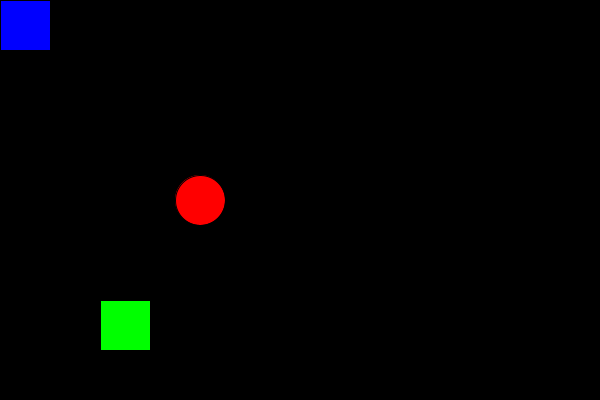
Frame 1 (no input)
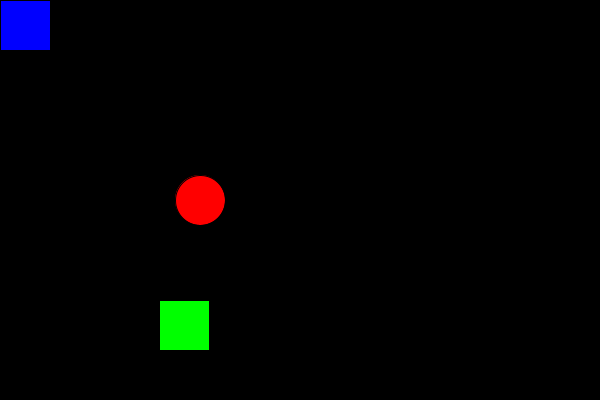
Frame 60 (the mouse pressed at the canvas centre just before this capture)
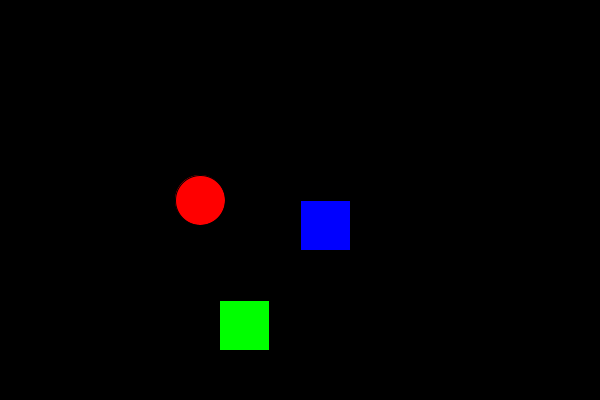
Frame 120 (the mouse held since frame 60 and released just before this capture)

The Processing sketch that drew these frames (run headless with seeded random() and noise(); from frame 60 on, the mouse is pressed at the canvas centre):

// Processing sketch: Comencemos_a_pintar_2
// ── Comencemos_a_pintar_2.pde
int x;
color Cbola = color(255, 0, 0);

void setup() {
  size(600, 400); 
  x = 100;
}

void draw() {
  background(0);
  //Cuadrado Azul
  fill(0, 0, 255);
  rect(mouseX, mouseY, 50, 50);
  //Redonda Roja
  fill(Cbola);
  ellipse(200, 200, 50, 50);
  //Cuadrado Verde
  fill(0, 255, 0);
  rect(x, 300, 50, 50);
  x = x + 1;
}

void mouseClicked() {
  x = 100;
}

void keyReleased() {
  if (key=='r') {
    Cbola = color(255, 0, 0);
  }
  if (key=='b') {
    Cbola = color(0, 0, 255);
  } 
  if (keyCode==UP) {
    Cbola = color(255, 255, 255);
  } 
  if (keyCode==DOWN) {
    Cbola = color(248, 14, 193);
  }
}
